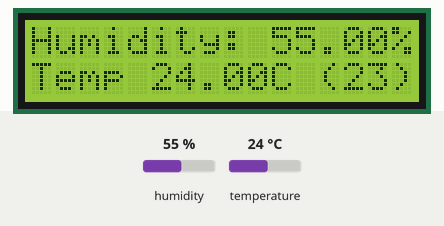
Simulated run of this sketch. Board: Arduino Nano, built with avr-gcc and run on an emulated ATmega328P. Shown: 16×2 character LCD. The inputs (shaded band) are chosen by the test bench; at power-on: humidity 55 %, temperature 24 °C. What the sketch prints to the serial monitor is not drawn.

Above: at 2.7 s.
2.8 s: humidity set to 22 %
At 5.1 s:
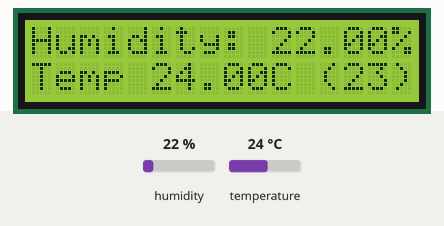
5.8 s: temperature set to 12 °C
At 7.5 s:
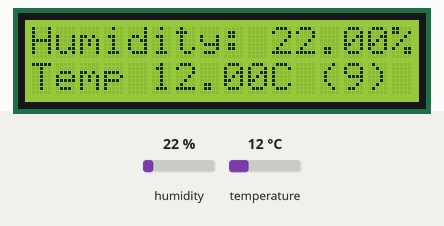
8.8 s: humidity set to 40 %
At 11.4 s:
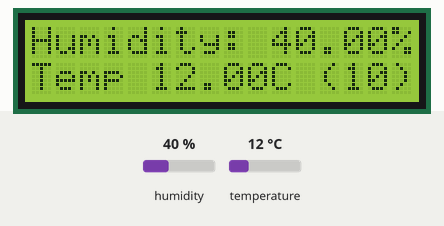
11.8 s: temperature set to 19 °C
At 13.9 s:
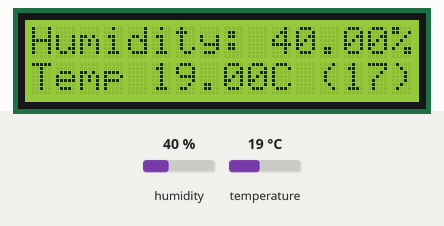
Timing chart, 0 to 15.4 s (numbered marks = the images above; inputs shaded):
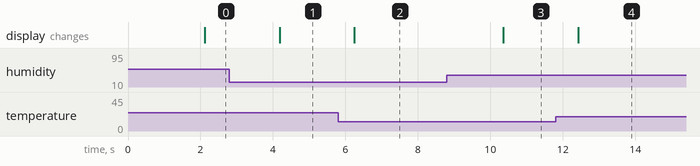

The sketch:

dht11_lcd.ino
```cpp
/*
 * ==================================================
 * File Name:      dht11_lcd.ino
 * Description:    Displays temperature, humidity, and heat index using a DHT11 sensor and an LCD.
 * Author:         Alberto Castañeiras
 * Creation Date:  2024-10-21
 * Version:        1.0
 * ==================================================
 * Hardware:       Arduino Nano, DHT11 sensor, LCD with I2C interface
 * Dependencies:   DHT library, LiquidCrystal_I2C library
 * Notes:
 * ==================================================
 * DHT11 Sensor:
 *   D2 ==> Data Pin
 * LCD:
 *   A4 ==> SDA (I2C Data Line)
 *   A5 ==> SCL (I2C Clock Line)
 * ==================================================
 */

#include <DHT.h>               // Library for DHT sensor
#include <Wire.h>              // I2C communication library
#include <LiquidCrystal_I2C.h> // LCD library for I2C

#define DHTPIN 2      // Pin where the DHT11 is connected
#define DHTTYPE DHT11 // Specify the type of DHT sensor

// Initialize the DHT11 sensor
DHT dht(DHTPIN, DHTTYPE);

// Initialize the LCD, address 0x27, with 16 columns and 2 rows
LiquidCrystal_I2C lcd(0x27, 16, 2);

void setup()
{
    Serial.begin(115200);

    dht.begin(); // Start the DHT sensor

    // Initialize the LCD and turn on the backlight
    lcd.init();
    lcd.backlight();
}

void loop()
{
    // Wait a few seconds between measurements
    delay(2000);

    lcd.clear();

    float h = dht.readHumidity();    // Read humidity value
    float t = dht.readTemperature(); // Read temperature in Celsius

    // Check if any reads failed
    if (isnan(h) || isnan(t))
    {
        Serial.println(F("Failed to read from DHT sensor!"));
        return;
    }

    // Compute the heat index in Celsius (isFahrenheit = false)
    int hic = dht.computeHeatIndex(t, h, false);

    // Print the results to the Serial Monitor
    Serial.print(F("Humidity: "));
    Serial.print(h);
    Serial.print(F("%  Temperature: "));
    Serial.print(t);
    Serial.print(F("°C  Heat Index: "));
    Serial.print(hic);
    Serial.println(F("°C"));

    // Display the readings on the LCD screen
    lcd.setCursor(0, 0);
    lcd.print(F("Humidity: "));
    lcd.print(h);
    lcd.print(F("%"));
    lcd.setCursor(0, 1);
    lcd.print(F("Temp "));
    lcd.print(t);
    lcd.print(F("C ("));
    lcd.print(hic);
    lcd.print(F(")"));
}
```

Measured:
- after the input at 2.8 s, the display: changes after 1.4 s (image 1)
- after the input at 5.8 s, the display: changes after 0.44 s (image 2)
- after the input at 8.8 s, the display: changes after 1.6 s (image 3)
- after the input at 11.8 s, the display: changes after 0.62 s (image 4)
